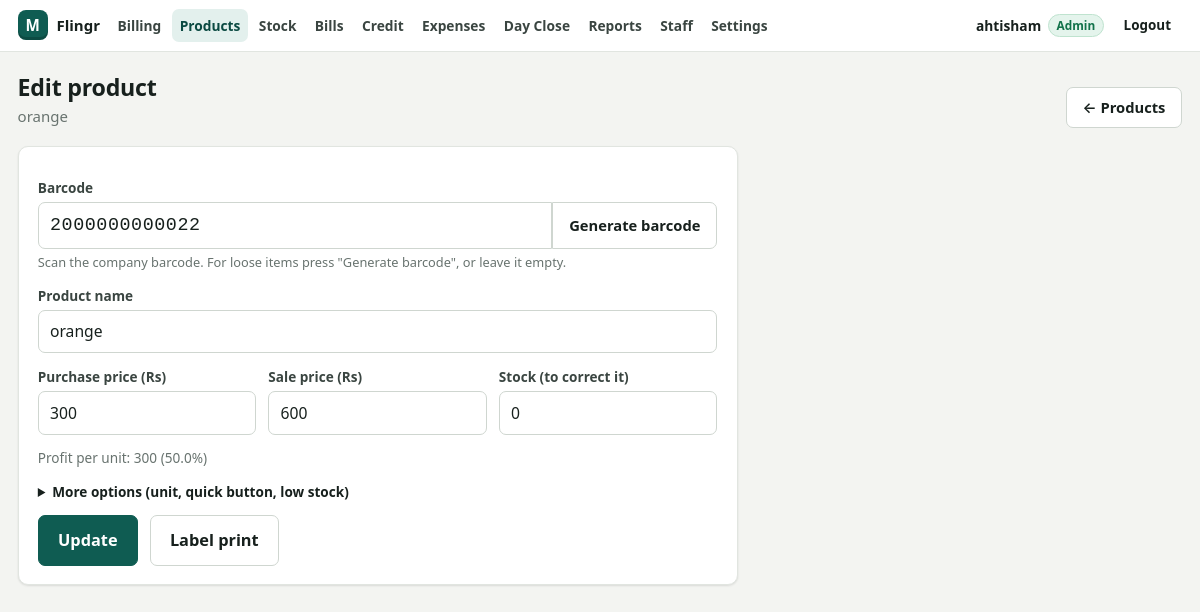
The page /product_form.php?id=2 (signed in) on the database its author committed.
### tables this page shows
CREATE TABLE IF NOT EXISTS products (
        id INT UNSIGNED NOT NULL AUTO_INCREMENT PRIMARY KEY,
        barcode VARCHAR(64) NULL,
        name VARCHAR(190) NOT NULL,
        unit VARCHAR(10) NOT NULL DEFAULT 'pcs',
        purchase_price DECIMAL(12,2) NOT NULL DEFAULT 0,
        sale_price DECIMAL(12,2) NOT NULL DEFAULT 0,
        stock DECIMAL(12,3) NOT NULL DEFAULT 0,
        low_stock DECIMAL(12,3) NULL,
        quick_key INT NULL,
        deleted_at DATETIME NULL,
        created_at DATETIME NOT NULL,
        updated_at DATETIME NOT NULL
    );

### inc/db.php (called while the page is built, shortened)
<?php
function db(?array $override = null): PDO
{
    static $pdo = null;
    if ($pdo === null) {
        global $CONFIG;
        $pdo = make_pdo($CONFIG['db']);
    }
    return $pdo;
}
function make_pdo(array $c): PDO
{
    $opts = [
        PDO::ATTR_ERRMODE            => PDO::ERRMODE_EXCEPTION,
        PDO::ATTR_DEFAULT_FETCH_MODE => PDO::FETCH_ASSOC,
        PDO::ATTR_EMULATE_PREPARES   => false,
    ];
    $dsn = sprintf('mysql:host=%s;port=%d;dbname=%s;charset=utf8mb4',
        $c['host'] ?? 'localhost', (int)($c['port'] ?? 3306), $c['name']);
    $pdo = new PDO($dsn, $c['user'], $c['pass'], $opts);
    $pdo->exec("SET time_zone = '" . date('P') . "'");
    return $pdo;
}
function q1(string $sql, array $params = []): ?array
{
    $st = db()->prepare($sql);
    $st->execute($params);
    $row = $st->fetch();
    return $row === false ? null : $row;
}

### inc/products_lib.php (called while the page is built, shortened)
<?php
function find_product(int $id): ?array
{
    return q1('SELECT * FROM products WHERE id = ? AND deleted_at IS NULL', [$id]);
}

### inc/helpers.php (called while the page is built, shortened)
<?php
function e($v): string
{
    return htmlspecialchars((string)($v ?? ''), ENT_QUOTES, 'UTF-8');
}
function setting(string $key, ?string $default = null): ?string
{
    global $SETTINGS_CACHE;
    if ($SETTINGS_CACHE === null) {
        $SETTINGS_CACHE = [];
        try {
            foreach (db()->query('SELECT k, v FROM settings') as $row) {
                $SETTINGS_CACHE[$row['k']] = $row['v'];
            }
        } catch (Throwable $e) {
        }
    }
    return $SETTINGS_CACHE[$key] ?? $default;
}
function currency(): string
{
    return setting('currency', 'Rs') ?? 'Rs';
}

### inc/backup_lib.php (called while the page is built, shortened)
<?php
function auto_backup_if_due(): void
{
    if (setting('auto_backup_day') === date('Y-m-d')) {
        return;
    }
}

### product_form.php (the view, shortened to what this page needs)
<?php
require __DIR__ . '/inc/products_lib.php';
$id = isset($_GET['id']) ? (int)$_GET['id'] : null;
$product = $id ? find_product($id) : null;
$isEdit = (bool)$product;
$v = $product ? [
    'barcode' => $product['barcode'], 'name' => $product['name'], 'unit' => $product['unit'],
    'purchase_price' => money_input($product['purchase_price']), 'sale_price' => money_input($product['sale_price']),
    'stock' => qty($product['stock']), 'low_stock' => $product['low_stock'] !== null ? qty($product['low_stock']) : '',
    'quick' => $product['quick_key'] !== null, 'quick_key' => $product['quick_key'] ?? '',
] : [
    'barcode' => $_GET['barcode'] ?? '', 'name' => '', 'unit' => 'pcs', 'purchase_price' => '', 'sale_price' => '',
    'stock' => '', 'low_stock' => '', 'quick' => false, 'quick_key' => '',
];
function money_input($n): string
{
    $n = (float)$n;
    return abs($n - round($n)) < 0.005 ? (string)(int)round($n) : number_format($n, 2, '.', '');
}
layout_start($isEdit ? 'Edit product' : 'New product', 'products');
?>
<div class="page-head">
    <div>
        <h1><?= $isEdit ? 'Edit product' : 'New product' ?></h1>
        <p class="muted"><?= $isEdit ? e($product['name']) : 'Scan the barcode, enter name and price, press Enter.' ?></p>
    </div>
    <div class="row">
        <a class="btn" href="products.php">&larr; Products</a>
    </div>
</div>
<div class="card card-pad" style="max-width:720px">
    <form method="post" id="productForm" class="stack" autocomplete="off">
        <label class="field scan-field">Barcode
            <div class="input-group">
                <input name="barcode" id="barcode" value="<?= e($v['barcode']) ?>" placeholder="Scan the product here" <?= $isEdit ? '' : 'autofocus' ?>>
                <button class="btn" type="button" id="genBarcode" title="For items without a barcode">Generate barcode</button>
            </div>
            <span class="hint">Scan the company barcode. For loose items press "Generate barcode", or leave it empty.</span>
        </label>
        <label class="field">Product name
            <input name="name" id="name" value="<?= e($v['name']) ?>" required maxlength="190" placeholder="e.g. Lays Masala 50g" <?= $isEdit ? 'autofocus' : '' ?>>
        </label>
        <div class="grid-3">
            <label class="field">Purchase price (<?= e(currency()) ?>)
                <input name="purchase_price" id="purchase" value="<?= e($v['purchase_price']) ?>" inputmode="decimal" placeholder="0">
            </label>
            <label class="field">Sale price (<?= e(currency()) ?>)
                <input name="sale_price" id="sale" value="<?= e($v['sale_price']) ?>" inputmode="decimal" required placeholder="0">
            </label>
            <label class="field"><?= $isEdit ? 'Stock (to correct it)' : 'Stock (current quantity)' ?>
                <input name="stock" id="stock" value="<?= e($v['stock']) ?>" inputmode="decimal" placeholder="0">
            </label>
        </div>
        <div id="marginHint" class="muted small"></div>
        <details <?= ($v['unit'] !== 'pcs' || $v['quick'] || $v['low_stock'] !== '') ? 'open' : '' ?>>
            <summary class="small" style="cursor:pointer;font-weight:600">More options (unit, quick button, low stock)</summary>
        </details>
        <div class="row">
            <button class="btn primary lg" type="submit"><?= $isEdit ? 'Update' : 'Save (Enter)' ?></button>
            <?php if ($isEdit): ?><a class="btn lg" href="labels.php?id=<?= (int)$product['id'] ?>">Label print</a><?php endif; ?>
        </div>
    </form>
</div>

### assets/css/app.css (style rules this page uses)
:root { --bg: #f3f4f1; --surface: #ffffff; --surface-2: #f8f9f7; --ink: #17201d; --ink-2: #3a4541; --muted: #68736f; --line: #e1e5e0; --line-2: #cfd6d0; --brand: #0f5c52; --brand-2: #0b4a42; --brand-soft: #e3f0ed; --accent: #e8a33d; --ok: #12724a; --ok-soft: #e4f4ec; --warn: #a45a06; --warn-soft: #fdf1df; --danger: #b3261e; --danger-soft: #fbe9e7; --radius: 10px; --radius-sm: 7px; --shadow: 0 1px 2px rgba(16, 24, 20, .06), 0 1px 3px rgba(16, 24, 20, .05); --shadow-lg: 0 18px 40px -12px rgba(16, 24, 20, .28); --font: "Segoe UI", system-ui, -apple-system, Roboto, "Helvetica Neue", Arial, sans-serif; --mono: ui-monospace, "Cascadia Mono", Consolas, "SF Mono", Menlo, monospace; }
* { box-sizing: border-box; }
html, body { margin: 0; }
body { font-family: var(--font); font-size: 15px; line-height: 1.45; color: var(--ink); background: var(--bg); -webkit-font-smoothing: antialiased; }
a { color: var(--brand); text-decoration: none; }
h1, h2, h3 { margin: 0 0 .5rem; line-height: 1.2; letter-spacing: -.01em; }
h1 { font-size: 1.45rem; }
.muted { color: var(--muted); }
.small { font-size: .85rem; }
.stack > * + * { margin-top: .85rem; }
.row { display: flex; gap: .75rem; align-items: center; flex-wrap: wrap; }
.grid-3 { display: grid; grid-template-columns: repeat(3, 1fr); gap: .75rem; }
.btn { display: inline-flex; align-items: center; justify-content: center; gap: .4rem; font: inherit; font-weight: 600; font-size: .92rem; padding: .55rem 1rem; border-radius: var(--radius-sm); border: 1px solid var(--line-2); background: var(--surface); color: var(--ink); cursor: pointer; text-decoration: none !important; white-space: nowrap; transition: background .12s, border-color .12s, transform .05s; }
.btn.primary { background: var(--brand); border-color: var(--brand); color: #fff; }
.btn.lg { padding: .8rem 1.2rem; font-size: 1.02rem; }
.field { display: block; font-size: .85rem; font-weight: 600; color: var(--ink-2); }
.field input, .field select, .field textarea, input.input, select.input { display: block; width: 100%; margin-top: .3rem; font: inherit; font-weight: 400; font-size: .98rem; color: var(--ink); padding: .58rem .7rem; border: 1px solid var(--line-2); border-radius: var(--radius-sm); background: #fff; }
.field .hint { display: block; font-weight: 400; color: var(--muted); font-size: .8rem; margin-top: .25rem; }
.input-group { display: flex; }
.input-group input { border-top-right-radius: 0; border-bottom-right-radius: 0; }
.input-group .btn { border-top-left-radius: 0; border-bottom-left-radius: 0; margin-top: .3rem; }
.page-head { display: flex; align-items: flex-end; justify-content: space-between; gap: 1rem; flex-wrap: wrap; margin-bottom: 1.1rem; }
.page-head h1 { margin: 0; }
.page-head p { margin: .25rem 0 0; }
.card { background: var(--surface); border: 1px solid var(--line); border-radius: var(--radius); box-shadow: var(--shadow); }
.card-pad { padding: 1.1rem 1.2rem; }
.scan-field input { font-family: var(--mono); font-size: 1.15rem; letter-spacing: .03em; }

### rows shown on the page
products: name "orange", barcode "2000000000022", purchase_price "300", sale_price "600", stock "0"

### other values the page prints
$shop "Flingr"
$label "Billing"
$label "Products"
$label "Stock"
$label "Bills"
$label "Credit"
$label "Expenses"
$label "Day Close"
$label "Reports"
$label "Staff"
$label "Settings"
$u['name'] "ahtisham"
currency() "Rs"
